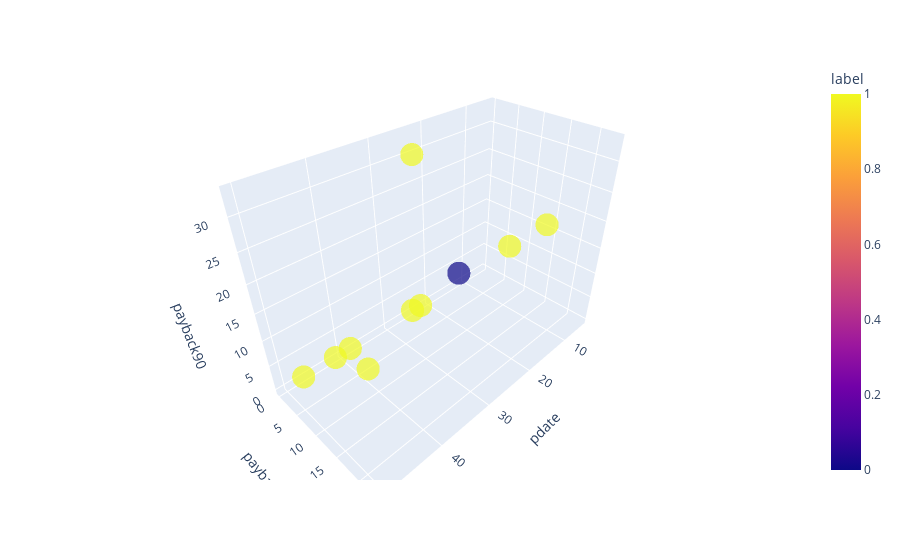

Write notebook code for a chart like this one.
### Code cell
fig = px.scatter_3d(train.head(10),x='pdate',y='payback30',z='payback90',
                   color='label',opacity=0.7)
fig

### Figure 1 — Plotly figure (JSON) as saved in the notebook; plotly's stock layout.template omitted (floating-point values rounded to 4 significant figures)
{"data": [{"hovertemplate": "pdate=%{x}<br>payback30=%{y}<br>payback90=%{z}<br>label=%{marker.color}<extra></extra>", "legendgroup": "", "marker": {"color": [0, 1, 1, 1, 1, 1, 1, 1, 1, 1], "coloraxis": "coloraxis", "opacity": 0.7, "symbol": "circle"}, "mode": "markers", "name": "", "scene": "scene", "showlegend": false, "type": "scatter3d", "x": [29, 41, 47, 22, 11, 28, 38, 50, 5, 24], "y": [16, 0, 0, 0, 11, 6, 0, 23, 14, 0], "z": [19, 0, 0, 0, 13, 33, 0, 21, 16, 0]}], "layout": {"coloraxis": {"colorbar": {"title": {"text": "label"}}, "colorscale": [[0, "#0d0887"], [0.1111, "#46039f"], [0.2222, "#7201a8"], [0.3333, "#9c179e"], [0.4444, "#bd3786"], [0.5556, "#d8576b"], [0.6667, "#ed7953"], [0.7778, "#fb9f3a"], [0.8889, "#fdca26"], [1, "#f0f921"]]}, "legend": {"tracegroupgap": 0}, "margin": {"t": 60}, "scene": {"domain": {"x": [0, 1], "y": [0, 1]}, "xaxis": {"title": {"text": "pdate"}}, "yaxis": {"title": {"text": "payback30"}}, "zaxis": {"title": {"text": "payback90"}}}}}
